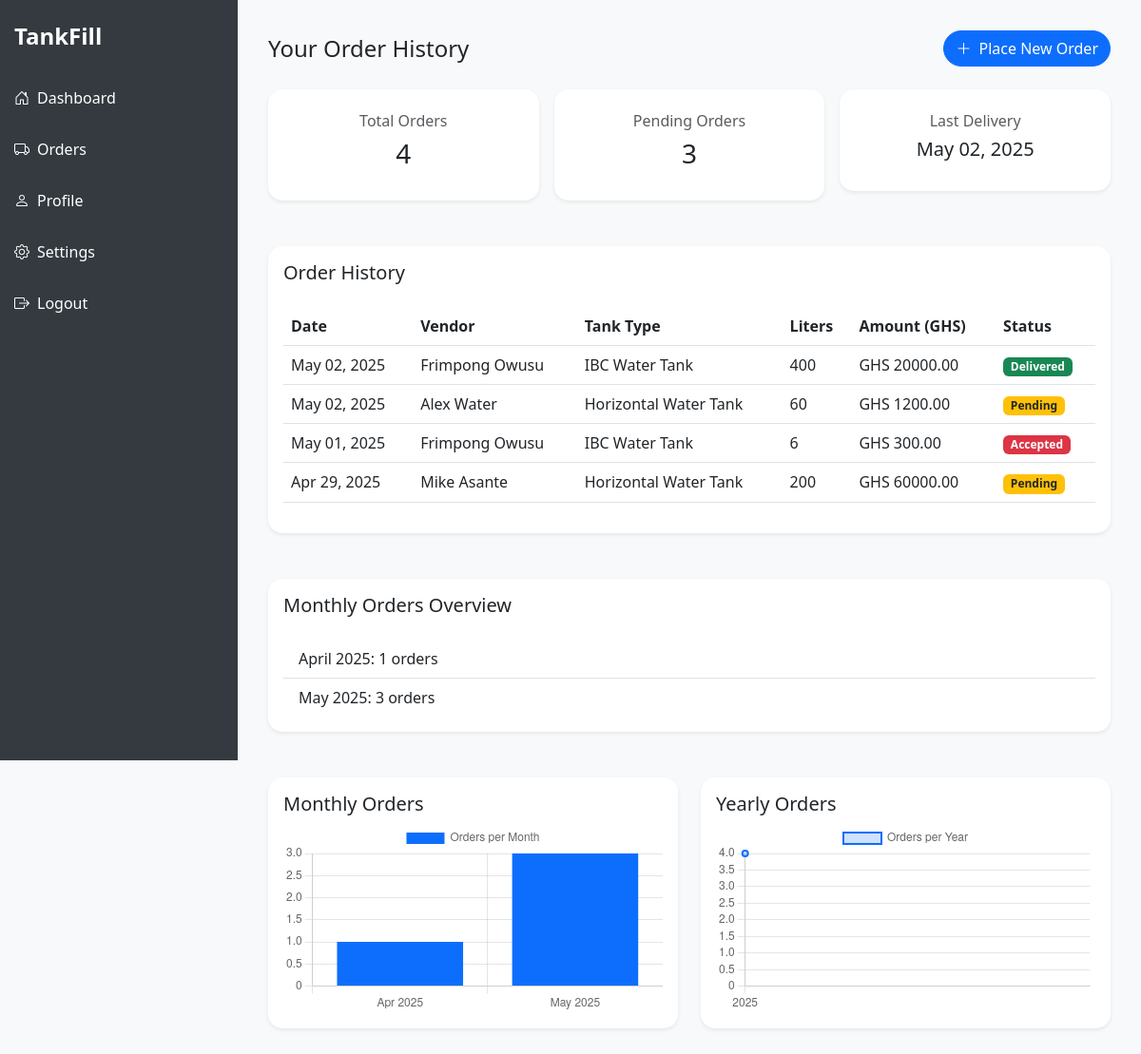
The page /customer/orders/ (signed in) on the database its author committed.
### authentication/models.py (models this page shows, shortened)
class Order(models.Model):
    order_id = UniqueIDField(primary_key=True, editable=False, unique=True)
    customer = models.ForeignKey(User, on_delete=models.CASCADE, related_name="orders", limit_choices_to={'is_customer': True})
    vendor = models.ForeignKey(Vendor, on_delete=models.CASCADE, related_name="orders")
    order_date = models.DateTimeField(auto_now_add=True)
    payment_method = models.CharField(max_length=100, choices=PAYMENT_METHODS)
    litres = models.CharField(max_length=100, null=True)
    tank_type = models.CharField(max_length=200, choices=TANK_CHOICES)
    status = models.CharField(
        max_length=20, choices=DELIVERY_STATUS, default='Pending'
    )
    is_complete = models.BooleanField(default=False)
    delivery_location = models.CharField(max_length=200, null=True, blank=True)
    def get_total_price(self):
        try:
           litres = Decimal(self.litres)  # safely convert litres to Decimal
        except Exception:
            litres = Decimal(0)
        return litres * self.vendor.price_per_liter

class Vendor(models.Model):
    vendor_id = UniqueIDField(primary_key=True, editable=False, unique=True)
    user = models.OneToOneField(User, on_delete=models.CASCADE, related_name="vendor_profile")
    business_name = models.CharField(max_length=100)
    location = models.CharField(max_length=255)
    price_per_liter = models.DecimalField(max_digits=10, decimal_places=2)
    status = models.CharField(max_length=10, choices=DESCIPLINE_CHOICES, default='Active')

class User(AbstractBaseUser, PermissionsMixin):
    user_id = UniqueIDField(primary_key=True, unique=True, editable=False)
    email = models.EmailField(unique=True, blank=True, null=True)
    phone_number = models.CharField(max_length=15, unique=True, validators=[
        RegexValidator(regex=r'^\+?\d{9,15}$', message="Enter a valid phone number.")
    ])
    full_name = models.CharField(max_length=100)
    address = models.CharField(max_length=255, blank=True, null=True)
    gender = models.CharField(max_length=10, choices=GENDER_CHOICES, blank=True, null=True)
    photo = models.ImageField(upload_to='uploaded_files/kyc/photos/', default='media/profile.png', null=True, blank=True)
    date_joined = models.DateTimeField(default=timezone.now)
    is_active = models.BooleanField(default=True)
    is_staff = models.BooleanField(default=False)
    is_customer = models.BooleanField(default=False)
    is_vendor = models.BooleanField(default=False)
    is_driver = models.BooleanField(default=False)
    is_admin = models.BooleanField(default=False)
    latitude = models.DecimalField(max_digits=9, decimal_places=6, null=True, blank=True)
    longitude = models.DecimalField(max_digits=9, decimal_places=6, null=True, blank=True)
    groups = models.ManyToManyField(Group, related_name="custom_user_groups", blank=True)
    user_permissions = models.ManyToManyField(Permission, related_name="custom_user_permissions", blank=True)
    objects = CustomUserManager()
    USERNAME_FIELD = 'phone_number'
    REQUIRED_FIELDS = ['email', 'full_name']
    def get_full_name(self):
        return f"{self.full_name}"

### authentication/views.py (the view)
# urls.py: path('customer/orders/', CustomerViewOrders.as_view(), name='customer_orders'),
@method_decorator((login_required, customer_required), name='dispatch')
class CustomerViewOrders(ListView):
    model = Order
    template_name = 'customer/orders.html'
    context_object_name = 'orders'
    def get_queryset(self):
        return Order.objects.filter(customer=self.request.user).order_by('-order_date')
    def get_context_data(self, **kwargs):
        context = super().get_context_data(**kwargs)
        orders = Order.objects.filter(customer=self.request.user).order_by('-order_date')
        completed_orders = orders.filter(is_complete=True)
        pending_orders = orders.filter(is_complete=False)
        active_refills = orders.filter(status='Delivered')
        monthly_orders = (
            orders.annotate(month=TruncMonth('order_date'))
                  .values('month')
                  .annotate(count=Count('order_id'))
                  .order_by('month')
        )
        monthly_data = {
            item['month'].strftime('%b %Y'): item['count']
            for item in monthly_orders
        }
        yearly_orders = (
            orders.annotate(year=TruncYear('order_date'))
                  .values('year')
                  .annotate(count=Count('order_id'))
                  .order_by('year')
        )
        yearly_data = {
            item['year'].year: item['count']
            for item in yearly_orders
        }
        last_delivery = active_refills.order_by('-order_date').first()
        context.update({
            'page_name': 'order_list',
            'list_name': 'order_list',
            'completed_orders': completed_orders,
            'pending_orders': pending_orders,
            'active_refills': active_refills,
            'total_orders': orders.count(),
            'monthly_orders': monthly_orders,
            'yearly_orders': yearly_orders,
            'last_delivery': last_delivery,
        })
        context['monthly_data_json'] = json.dumps(monthly_data)
        context['yearly_data_json'] = json.dumps(yearly_data)
        return context

### templates/customer/orders.html (shortened to what this page needs)
<!DOCTYPE html>
<html lang="en">
<head>
  <link href="https://cdn.jsdelivr.net/npm/bootstrap@5.3.0/dist/css/bootstrap.min.css" rel="stylesheet"/>
  <link rel="stylesheet" href="https://cdn.jsdelivr.net/npm/bootstrap-icons@1.10.5/font/bootstrap-icons.css">
  <link href="https://cdn.jsdelivr.net/npm/aos@2.3.4/dist/aos.css" rel="stylesheet">
</head>
<body>
<div class="sidebar d-none d-md-block">
  <div class="sidebar-title">TankFill</div>
  <nav class="nav flex-column">
    <a href="{% url 'customer_dashboard' %}" class="nav-link"><i class="bi bi-house-door me-2"></i>Dashboard</a>
    <a href="{% url 'customer_orders' %}" class="nav-link"><i class="bi bi-truck me-2"></i>Orders</a>
    <a href="{% url 'customer_profile' %}" class="nav-link"><i class="bi bi-person me-2"></i>Profile</a>
    <a href="settings.html" class="nav-link"><i class="bi bi-gear me-2"></i>Settings</a>
    <a href="{% url 'logout' %}" class="nav-link"><i class="bi bi-box-arrow-right me-2"></i>Logout</a>
  </nav>
</div>
<div class="content">
  <div class="d-flex justify-content-between align-items-center mb-4" data-aos="fade-down">
    <h2 class="h4 mb-0">Your Order History</h2>
    <a href="{% url 'vendors' %}" class="btn btn-primary"><i class="bi bi-plus-lg me-2"></i>Place New Order</a>
  </div>
  <div class="row g-3 mb-5">
    <div class="col-md-4" data-aos="fade-up" data-aos-delay="100">
      <div class="card shadow-sm p-4 text-center">
        <h6 class="text-muted">Total Orders</h6>
        <h3>{{ total_orders }}</h3>
      </div>
    </div>
    <div class="col-md-4" data-aos="fade-up" data-aos-delay="200">
      <div class="card shadow-sm p-4 text-center">
        <h6 class="text-muted">Pending Orders</h6>
        <h3>{{ pending_orders.count }}</h3>
      </div>
    </div>
    <div class="col-md-4" data-aos="fade-up" data-aos-delay="300">
      <div class="card shadow-sm p-4 text-center">
        <h6 class="text-muted">Last Delivery</h6>
        {% if last_delivery %}
          <h5>{{ last_delivery.order_date|date:"M d, Y" }}</h5>
        {% else %}
          <h5>No deliveries yet</h5>
        {% endif %}
      </div>
    </div>
  </div>
  <div class="card shadow-sm mb-5" data-aos="fade-up">
    <div class="card-body">
      <h5 class="card-title mb-4">Order History</h5>
      <div class="table-responsive">
        <table class="table table-hover align-middle">
          <thead>
            <tr>
              <th>Date</th>
              <th>Vendor</th>
              <th>Tank Type</th>
              <th>Liters</th>
              <th>Amount (GHS)</th>
              <th>Status</th>
            </tr>
          </thead>
          <tbody>
            {% for order in orders %}
              <tr>
                <td>{{ order.order_date|date:"M d, Y" }}</td>
                <td>{{ order.vendor.user.get_full_name }}</td>
                <td>{{ order.get_tank_type_display }}</td>
                <td>{{ order.litres }}</td>
                <td>GHS {{ order.get_total_price|floatformat:2 }}</td>
                <td>
                  {% if order.status == "Delivered" %}
                    <span class="badge bg-success">{{ order.status }}</span>
                  {% elif order.status == "Pending" %}
                    <span class="badge bg-warning text-dark">{{ order.status }}</span>
                  {% else %}
                    <span class="badge bg-danger">{{ order.status }}</span>
                  {% endif %}
                </td>
              </tr>
            {% empty %}
              <tr>
                <td colspan="6" class="text-center">No orders found.</td>
              </tr>
            {% endfor %}
          </tbody>
        </table>
      </div>
    </div>
  </div>
  <div class="card shadow-sm mb-5" data-aos="fade-up">
    <div class="card-body">
      <h5 class="card-title mb-4">Monthly Orders Overview</h5>
      <ul class="list-group list-group-flush">
        {% for month in monthly_orders %}
          <li class="list-group-item">{{ month.month|date:"F Y" }}: {{ month.count }} orders</li>
        {% empty %}
          <li class="list-group-item">No data available.</li>
        {% endfor %}
      </ul>
    </div>
  </div>
  <div class="row g-4">
    <div class="col-md-6" data-aos="fade-right">
      <div class="card shadow-sm p-3">
        <h5 class="card-title">Monthly Orders</h5>
        <canvas id="monthlyOrdersChart" height="200"></canvas>
      </div>
    </div>
    <div class="col-md-6" data-aos="fade-left">
      <div class="card shadow-sm p-3">
        <h5 class="card-title">Yearly Orders</h5>
        <canvas id="yearlyOrdersChart" height="200"></canvas>
      </div>
    </div>
  </div>
</div>
<script>
  AOS.init();
  // Chart Data
  const monthlyData = JSON.parse('{{ monthly_data_json|escapejs }}');
  const yearlyData = JSON.parse('{{ yearly_data_json|escapejs }}');
  const ctxMonth = document.getElementById('monthlyOrdersChart').getContext('2d');
  new Chart(ctxMonth, {
    type: 'bar',
    data: {
      labels: Object.keys(monthlyData),
      datasets: [{
        label: 'Orders per Month',
        data: Object.values(monthlyData),
        backgroundColor: '#0d6efd'
      }]
    },
    options: {
      responsive: true,
      scales: { y: { beginAtZero: true } },
      animation: { duration: 1000 }
    }
  });
  const ctxYear = document.getElementById('yearlyOrdersChart').getContext('2d');
  new Chart(ctxYear, {
    type: 'line',
    data: {
      labels: Object.keys(yearlyData),
      datasets: [{
        label: 'Orders per Year',
        data: Object.values(yearlyData),
        backgroundColor: 'rgba(13, 110, 253, 0.2)',
        borderColor: '#0d6efd',
        borderWidth: 2,
        fill: true,
        tension: 0.3
      }]
    },
    options: {
      responsive: true,
      scales: { y: { beginAtZero: true } },
      animation: { duration: 1200 }
    }
  });
</script>
</body>
</html>

### templates/customer/orders.html (style rules this page uses)
body { background-color: #f8f9fa; overflow-x: hidden; }
.card { border: none; border-radius: 15px; transition: all 0.3s ease-in-out; }
.table thead { background-color: #0d6efd; color: white; }
.btn-primary { border-radius: 30px; }
.sidebar { height: 100vh; position: fixed; top: 0; left: 0; width: 250px; background-color: #343a40; padding-top: 20px; transition: all 0.3s ease; z-index: 1030; }
.sidebar a { color: #fff; text-decoration: none; padding: 10px 15px; display: block; border-radius: 5px; margin: 5px 0; transition: background 0.3s; }
.sidebar .sidebar-title { color: #fff; font-size: 1.5rem; font-weight: bold; padding: 0 15px 20px; }
.content { margin-left: 250px; padding: 2rem; transition: all 0.3s ease; }

### rows shown on the page
Order: order_date "May 02, 2025", vendor.user.get_full_name "Frimpong Owusu", tank_type "IBC Water Tank", litres "400", get_total_price "20000.00", status "Delivered"
Order: order_date "May 02, 2025", vendor.user.get_full_name "Alex Water", tank_type "Horizontal Water Tank", litres "60", get_total_price "1200.00", status "Pending"
Order: order_date "May 01, 2025", vendor.user.get_full_name "Frimpong Owusu", tank_type "IBC Water Tank", litres "6", get_total_price "300.00", status "Accepted"
Order: order_date "Apr 29, 2025", vendor.user.get_full_name "Mike Asante", tank_type "Horizontal Water Tank", litres "200", get_total_price "60000.00", status "Pending"

### other values the page prints
{{ total_orders }} "4"
{{ pending_orders.count }} "3"
{{ month.month|date:"F Y" }} "April 2025" "May 2025"
{{ month.count }} "1" "3"
